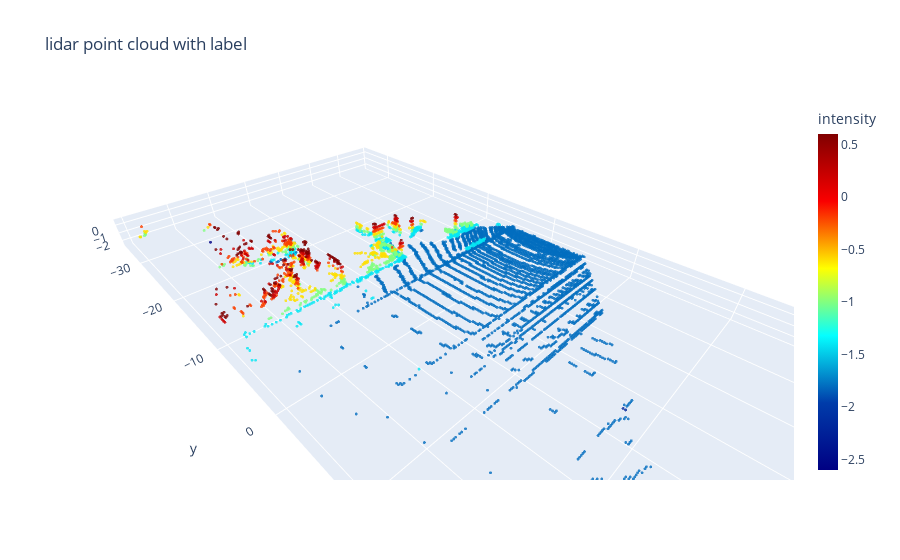

The notebook cell this image was saved under:
### Code cell
voxel_coords = data['voxel_coords']
voxel_coords = voxel_coords.astype(np.float32)
voxel_coords = voxel_coords * (dataset1.voxel_size_x, 
                               dataset1.voxel_size_y, 
                               dataset1.voxel_size_z) \
                            + (dataset1.range_x[0], 
                               dataset1.range_y[0], 
                               dataset1.range_z[0])
voxel_coord_dict = {
    'x': voxel_coords[:,0],
    'y': voxel_coords[:,1],
    'z': voxel_coords[:,2],
    'i': voxel_coords[:,2],
}
pointcloud = goScatterLidar(voxel_coord_dict)
_data = [pointcloud]
layout = goLayout('lidar point cloud with label')
goFigure(_data, layout)

### Figure 1 — Plotly figure (JSON) as saved in the notebook; plotly's stock layout.template omitted (floating-point values rounded to 4 significant figures; data arrays with more than 128 entries replaced by an {"elided": "..."} marker saying what was removed)
{"data": [{"marker": {"color": {"elided": "4736 float values"}, "colorbar": {"thickness": 20, "title": {"text": "intensity"}}, "colorscale": [[0, "rgb(0,0,131)"], [0.2, "rgb(0,60,170)"], [0.4, "rgb(5,255,255)"], [0.6, "rgb(255,255,0)"], [0.8, "rgb(250,0,0)"], [1, "rgb(128,0,0)"]], "opacity": 0.8, "size": 1}, "mode": "markers", "type": "scatter3d", "x": {"elided": "4736 float values"}, "y": {"elided": "4736 float values"}, "z": {"elided": "4736 float values"}}], "layout": {"scene": {"aspectmode": "data"}, "title": {"text": "lidar point cloud with label"}}}
